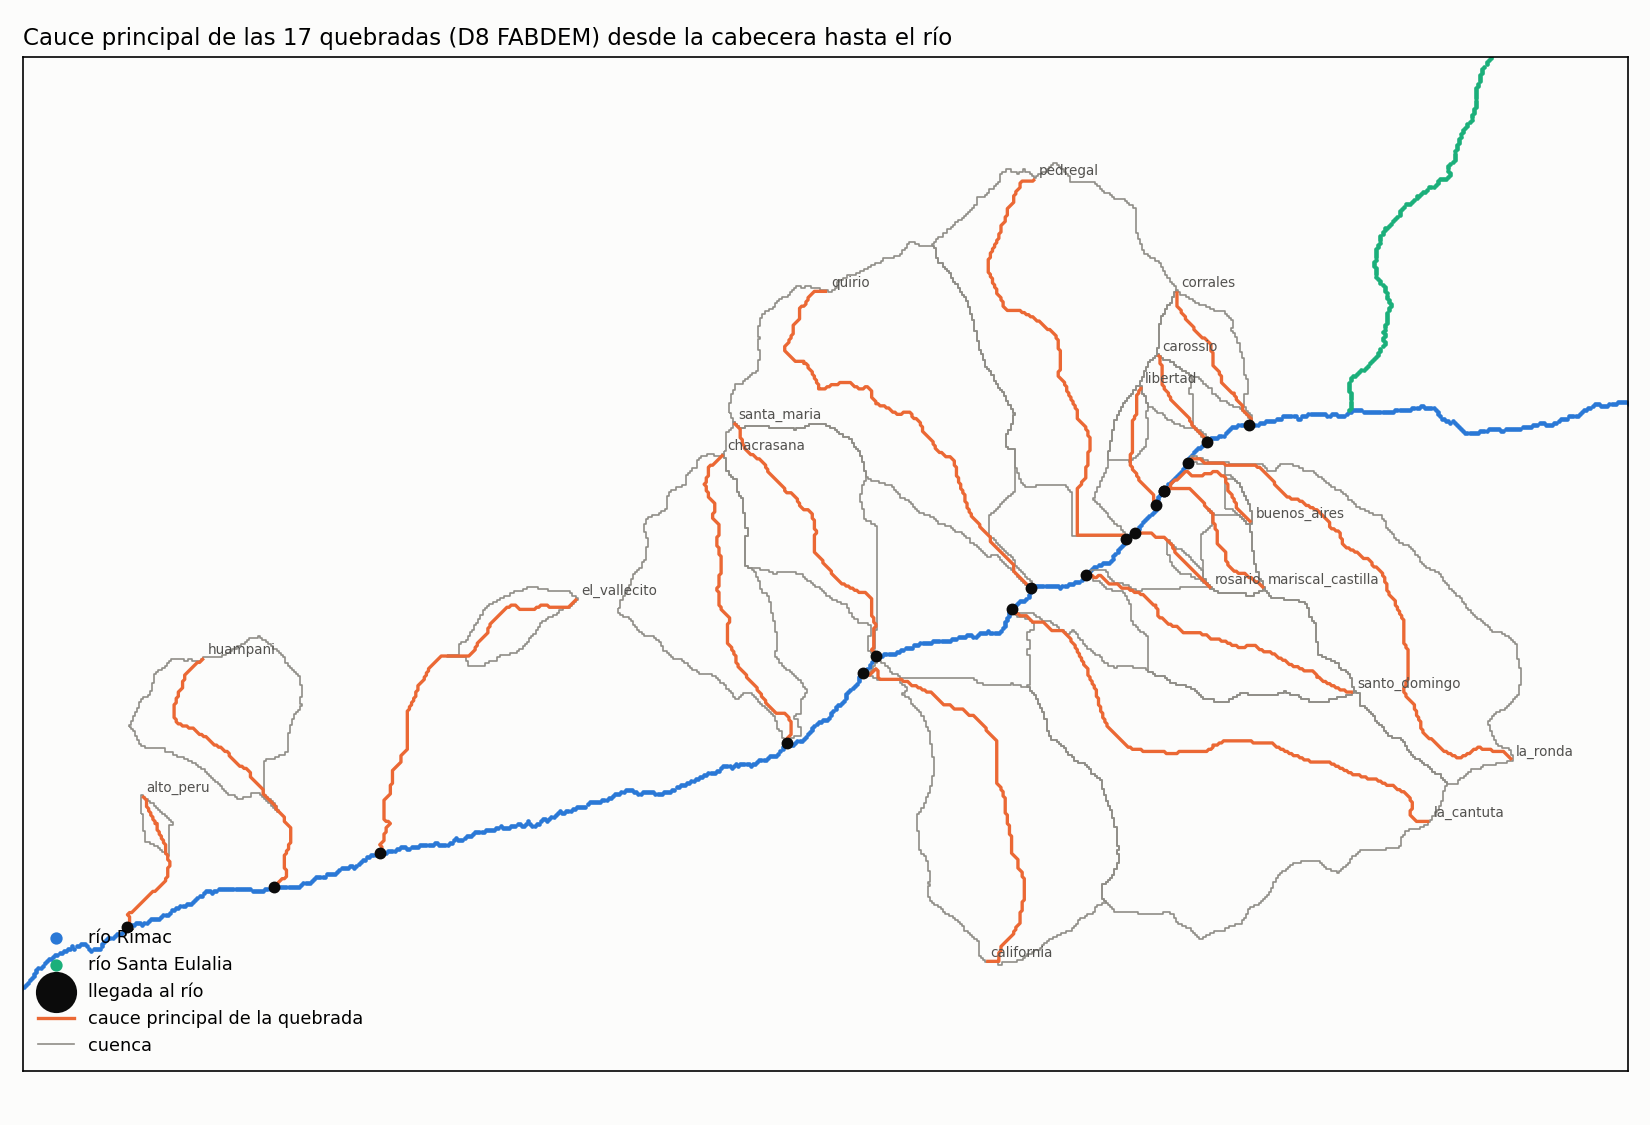

Write the Python code that produced this figure.
"""Cauce principal de cada una de las 17 quebradas: desde la cabecera de su cuenca hasta el río (Rímac o Santa Eulalia), siguiendo la dirección de flujo D8
de FABDEM (convención Whitebox). Si la salida es "apice", el trazo sigue más allá del punto de salida (cono de deyección) hasta el río.

  - Cabecera = celda de la cuenca con el MAYOR recorrido D8 hasta la salida (longest flow path, *longest flowpath*).
  - Trazo = desde la cabecera, celda a celda por D8, hasta la primera celda del cauce principal (Rímac + Santa Eulalia).
  - Río de llegada: se recalcula desde las dos cabeceras del cauce principal (la del este = Rímac, la del norte = Santa Eulalia): las celdas que solo
    se alcanzan desde la cabecera del Santa Eulalia son "Santa Eulalia"; las que se alcanzan desde la del Rímac (incluida la parte aguas abajo de la
    confluencia) son "Rímac". No se usa la codificación 1/2 de cauce_principal.tif tal cual.
  - largo_km = suma de pasos D8 (30 m ortogonal, 30·√2 m diagonal), cabecera -> río.
Entradas (carpeta del proyecto, fuera del repo): flow_direction_d8.tif, flow_accumulation_d8.tif, terreno/cauce_principal.tif (EPSG:32718, 30 m).
Salidas (terreno/ del repo): cauces_quebradas.geojson (EPSG:4326), cuencas_y_cauces.kml (Google Earth), cauces_quebradas.png (verificación).
"""
from pathlib import Path
from xml.sax.saxutils import escape

import geopandas as gpd
import numpy as np
import pandas as pd
import rasterio
from rasterio.features import rasterize
from shapely.geometry import LineString, Point

AQUI = Path(__file__).resolve().parent
PROYECTO = AQUI.parents[2]                     # carpeta "Hackaton SAS" (rasters del terreno)
FDIR, FACC, CAUCE = PROYECTO / "flow_direction_d8.tif", PROYECTO / "flow_accumulation_d8.tif", PROYECTO / "terreno" / "cauce_principal.tif"
D8 = {1: (-1, 1), 2: (0, 1), 4: (1, 1), 8: (1, 0), 16: (1, -1), 32: (0, -1), 64: (-1, -1), 128: (-1, 0)}   # Whitebox
MAX_PASOS = 20000


def red_d8():
    with rasterio.open(FDIR) as s:
        fdir, T, crs = s.read(1), s.transform, s.crs
    with rasterio.open(FACC) as s:
        acc = s.read(1)
        valido = acc != s.nodata
    with rasterio.open(CAUCE) as s:
        rio = s.read(1)
    R, C = fdir.shape
    abajo = np.full((R, C, 2), -1, dtype=np.int32)
    paso = np.zeros((R, C))
    for d, (dr, dc) in D8.items():
        rr, cc = np.where((fdir == d) & valido)
        r2, c2 = rr + dr, cc + dc
        ok = (r2 >= 0) & (r2 < R) & (c2 >= 0) & (c2 < C)
        ok[ok] &= valido[r2[ok], c2[ok]]
        abajo[rr[ok], cc[ok]] = np.stack([r2[ok], c2[ok]], axis=1)
        paso[rr[ok], cc[ok]] = 30 * np.sqrt(2) if dr and dc else 30.0
    return fdir, acc, valido, rio, abajo, paso, T, crs


def etiquetar_rios(rio, abajo):
    """Rímac / Santa Eulalia desde las cabeceras del cauce principal (celdas del cauce sin otra celda del cauce aguas arriba)."""
    principal = rio > 0
    tiene_arriba = np.zeros_like(principal)
    for r, c in zip(*np.where(principal)):
        r2, c2 = abajo[r, c]
        if r2 >= 0 and principal[r2, c2]:
            tiene_arriba[r2, c2] = True
    cabezas = list(zip(*np.where(principal & ~tiene_arriba)))
    assert len(cabezas) == 2, f"se esperaban 2 cabeceras del cauce principal, hay {len(cabezas)}"
    def traza(p):
        out = []
        while p[0] >= 0 and principal[p]:
            out.append(p)
            p = tuple(abajo[p])
        return out
    # cabecera del este = Rímac; del norte = Santa Eulalia
    cab_rimac = max(cabezas, key=lambda p: p[1])
    cab_se = [p for p in cabezas if p != cab_rimac][0]
    t_r, t_se = traza(cab_rimac), traza(cab_se)
    etiqueta = np.zeros(rio.shape, np.uint8)
    for p in t_se:
        etiqueta[p] = 2
    for p in t_r:
        etiqueta[p] = 1                    # el tramo compartido (aguas abajo de la confluencia) es Rímac
    confluencia = next(p for p in t_se if p in set(t_r))
    return etiqueta, confluencia, len(t_r), len(t_se)


def main():
    fdir, acc, valido, rio, abajo, paso, T, crs = red_d8()
    etiqueta, confl, n_r, n_se = etiquetar_rios(rio, abajo)
    reetiquetadas = int(((rio == 2) & (etiqueta == 1)).sum())
    print(f"Cauce principal: Rímac {n_r} celdas, Santa Eulalia {n_se}; confluencia en la fila/col {confl}; "
          f"celdas marcadas 2 en cauce_principal.tif que en realidad son Rímac (aguas abajo de la confluencia): {reetiquetadas}")
    q = gpd.read_file(AQUI / "quebradas.geojson").to_crs(crs)
    filas, lineas = [], []
    for r in q.itertuples():
        cuenca = rasterize([(r.geometry, 1)], out_shape=fdir.shape, transform=T, fill=0, dtype="uint8").astype(bool) & valido
        # recorrido D8 de cada celda hasta salir de la cuenca (memorizado)
        dist = np.full(fdir.shape, np.nan)
        for c0 in zip(*np.where(cuenca)):
            camino, p = [], c0
            while cuenca[p] and np.isnan(dist[p]):
                camino.append(p)
                n = tuple(abajo[p])
                if n[0] < 0:
                    break
                p = n
            base = 0.0 if (not cuenca[p] or n[0] < 0) else dist[p]
            if cuenca[p] and not np.isnan(dist[p]):
                base = dist[p]
            for c in reversed(camino):
                base = base + paso[c]
                dist[c] = base
        cab = np.unravel_index(np.nanargmax(dist), dist.shape)
        # trazo hasta el cauce principal
        pts, p, largo, largo_cuenca, k = [cab], cab, 0.0, 0.0, 0
        while etiqueta[p] == 0 and k < MAX_PASOS:
            n = tuple(abajo[p])
            if n[0] < 0:
                break
            largo += paso[p]
            if cuenca[p]:
                largo_cuenca += paso[p]
            p = n
            pts.append(p)
            k += 1
        llega = bool(etiqueta[p] > 0)
        xy = [rasterio.transform.xy(T, a, b) for a, b in pts]
        lineas.append(LineString(xy))
        filas.append(dict(quebrada_id=r.quebrada_id, nombre=r.nombre, largo_km=round(largo / 1000, 3), largo_en_cuenca_km=round(largo_cuenca / 1000, 3),
                          largo_tras_salida_km=round((largo - largo_cuenca) / 1000, 3), salida_tipo=r.salida_tipo,
                          rio_destino={1: "Rímac", 2: "Santa Eulalia"}.get(int(etiqueta[p]), "NO LLEGA"), llega_al_rio=llega,
                          cota_cabecera_acc=int(acc[cab]), acc_llegada=int(acc[pts[-2]]) if len(pts) > 1 else int(acc[cab])))
    g = gpd.GeoDataFrame(pd.DataFrame(filas), geometry=lineas, crs=crs)
    g = g.drop(columns=["cota_cabecera_acc"])
    g.to_crs(4326).to_file(AQUI / "cauces_quebradas.geojson", driver="GeoJSON")
    pd.set_option("display.width", 200)
    print(g.drop(columns="geometry").to_string(index=False))
    kml(q.to_crs(4326), g.to_crs(4326))
    mapa(q, g, etiqueta, T)


def kml(cuencas, cauces):
    def coords(geom):
        return " ".join(f"{x:.6f},{y:.6f},0" for x, y in geom.coords)
    def poligonos(geom):
        partes = geom.geoms if geom.geom_type == "MultiPolygon" else [geom]
        out = []
        for pg in partes:
            inner = "".join(f"<innerBoundaryIs><LinearRing><coordinates>{coords(i)}</coordinates></LinearRing></innerBoundaryIs>" for i in pg.interiors)
            out.append(f"<Polygon><outerBoundaryIs><LinearRing><coordinates>{coords(pg.exterior)}</coordinates></LinearRing></outerBoundaryIs>{inner}</Polygon>")
        return f"<MultiGeometry>{''.join(out)}</MultiGeometry>" if len(out) > 1 else out[0]
    pm_c = "".join(f"<Placemark><name>{escape(r.nombre)}</name><description>{escape(r.quebrada_id)} | área {r.area_km2:.2f} km² | salida: {escape(r.salida_tipo)}</description>"
                   f"<styleUrl>#cuenca</styleUrl>{poligonos(r.geometry)}</Placemark>" for r in cuencas.itertuples())
    pm_l = "".join(f"<Placemark><name>{escape(r.nombre)} (cauce)</name><description>{escape(r.quebrada_id)} | {r.largo_km:.2f} km hasta el {escape(r.rio_destino)}</description>"
                   f"<styleUrl>#cauce</styleUrl><LineString><tessellate>1</tessellate><coordinates>{coords(r.geometry)}</coordinates></LineString></Placemark>"
                   for r in cauces.itertuples())
    doc = ('<?xml version="1.0" encoding="UTF-8"?><kml xmlns="http://www.opengis.net/kml/2.2"><Document><name>Quebradas piloto Chosica: cuencas y cauces</name>'
           '<Style id="cuenca"><LineStyle><color>ff00a5ff</color><width>2</width></LineStyle><PolyStyle><color>3300a5ff</color></PolyStyle></Style>'
           '<Style id="cauce"><LineStyle><color>ffff3300</color><width>3</width></LineStyle></Style>'
           f'<Folder><name>Cuencas (17)</name>{pm_c}</Folder><Folder><name>Cauces principales (17)</name>{pm_l}</Folder></Document></kml>')
    (AQUI / "cuencas_y_cauces.kml").write_text(doc, encoding="utf-8")


def mapa(q, g, etiqueta, T):
    import matplotlib

    matplotlib.use("Agg")
    import matplotlib.pyplot as plt

    fig, ax = plt.subplots(figsize=(11, 7.5), facecolor="#fcfcfb")
    ax.set_facecolor("#fcfcfb")
    for val, col, et in ((1, "#2a78d6", "río Rímac"), (2, "#1baf7a", "río Santa Eulalia")):
        rr, cc = np.where(etiqueta == val)
        x, y = rasterio.transform.xy(T, rr, cc)
        ax.scatter(x, y, s=1.5, color=col, label=et, zorder=1)
    q.boundary.plot(ax=ax, color="#8f8d87", lw=0.8, zorder=2)
    g.plot(ax=ax, color="#eb6834", lw=1.6, zorder=3)
    fin = [Point(l.coords[-1]) for l in g.geometry]
    ax.scatter([p.x for p in fin], [p.y for p in fin], s=22, color="#0b0b0b", zorder=4, label="llegada al río")
    for r, l in zip(g.itertuples(), g.geometry):
        x0, y0 = l.coords[0]
        ax.annotate(r.quebrada_id, (x0, y0), fontsize=6.5, color="#52514e", xytext=(2, 2), textcoords="offset points")
    xmin, ymin, xmax, ymax = q.total_bounds
    ax.set_xlim(xmin - 1500, xmax + 1500)
    ax.set_ylim(ymin - 1500, ymax + 1500)
    ax.set_aspect("equal")
    ax.set_xticks([]); ax.set_yticks([])
    ax.plot([], [], color="#eb6834", lw=1.6, label="cauce principal de la quebrada")
    ax.plot([], [], color="#8f8d87", lw=0.8, label="cuenca")
    ax.legend(frameon=False, fontsize=8.5, loc="lower left", markerscale=4)
    ax.set_title("Cauce principal de las 17 quebradas (D8 FABDEM) desde la cabecera hasta el río", loc="left", fontsize=11)
    fig.tight_layout()
    fig.savefig(AQUI / "cauces_quebradas.png", dpi=150)
    plt.close(fig)


if __name__ == "__main__":
    main()
